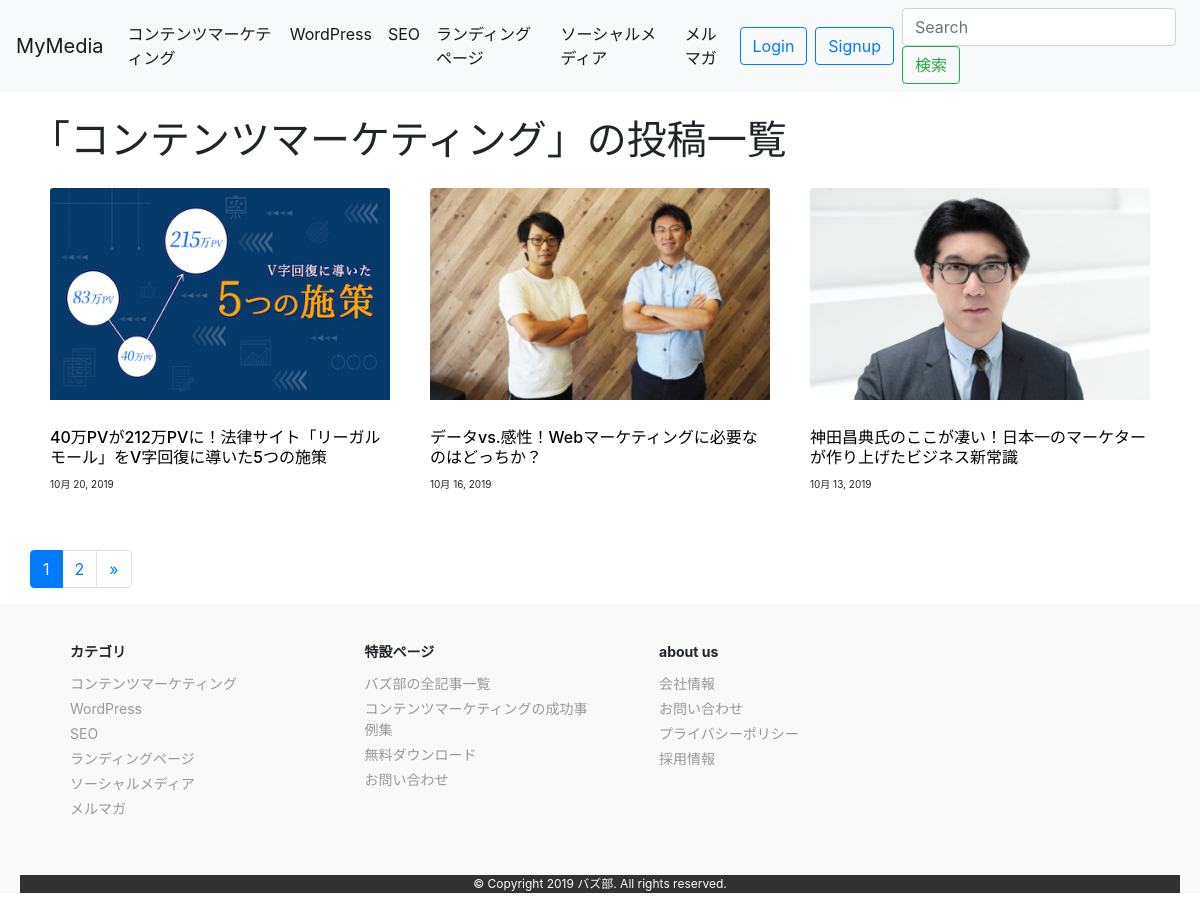
The app's page /blog/category/con-marketing/ with its own data.
### blog/models.py (models this page shows, shortened)
class Category(models.Model):
    name = models.CharField(max_length=255)
    slug = models.SlugField(unique=True)
    timestamp = models.DateTimeField(auto_now_add=True)

class Post(models.Model):
    category = models.ForeignKey(Category, on_delete=models.PROTECT)
    tags = models.ManyToManyField(Tag, blank=True)
    title = models.CharField(max_length=255)
    content = models.TextField()
    description = models.TextField(blank=True)
    created_at = models.DateTimeField(auto_now_add=True)
    updated_at = models.DateTimeField(auto_now=True)
    published_at = models.DateTimeField(blank=True, null=True)
    is_public = models.BooleanField(default=False)
    image = models.ImageField(
        upload_to='post_images/', null=True, blank=True)
    class Meta:
        ordering = ['-created_at']

### blog/views.py (the view)
class CategoryPostView(ListView):
    model = Post
    template_name = 'blog/category_post.html'
    paginate_by = 9
    def get_queryset(self):
        category_slug = self.kwargs['category_slug']
        self.category = get_object_or_404(Category, slug=category_slug)
        qs = super().get_queryset().filter(category=self.category)
        return qs
    def get_context_data(self, **kwargs):
        context = super().get_context_data(**kwargs)
        context['category'] = self.category
        return context

### dbsite2/context_processors.py (called while the page is built)
def common(request):
    context = {
        'categories': Category.objects.annotate(
            num_posts=Count('post', filter=Q(post__is_public=True))),
        'tags': Tag.objects.annotate(
            num_posts=Count('post', filter=Q(post__is_public=True))),
    }
    return context

### blog/templates/blog/category_post.html (shortened to what this page needs)
{% extends "base.html" %}
{% block content %}
<div class="container">
  <div class="row">
      <h1 class="mb-4">「{{ category.name }}」の投稿一覧</h1>
      {% include "blog/snippets/main_post_list.html" %}
      {% include "blog/snippets/pagination.html" %}
  </div>
</div>
{% endblock %}

### templates/base/navbar.html (shortened to what this page needs)
<nav class="navbar navbar-expand-lg navbar-light bg-light mb-4">
  <a class="navbar-brand" href="/blog/">MyMedia</a>
  <div class="collapse navbar-collapse" id="navbarSupportedContent">
    <ul class="navbar-nav mr-auto">
      {% for category in categories|dictsort:"id" %}
      <li class="nav-item active">
        <a href="{% url 'blog:category_post' category.slug %}" class="nav-link">{{ category.name }}</a>
      </li>
      {% endfor %}
    </ul>
    {% include "blog/snippets/user_auth.html" %}
    {% include "blog/snippets/search_form.html" %}
  </div>
</nav>

### blog/templates/blog/snippets/main_post_list.html (shortened to what this page needs)
<div class="post-loop-wrap">
{% for post in object_list %}
{% if user.is_authenticated or post.is_public %}
<article class="entry">
  {% if post.image %}
  <figure>
   <a href="{% url 'blog:post_detail' post.id %}">
     <img class="card-img-top" src="{{ post.image.url }}" alt="{{ post.title }}">
   </a>
  </figure>
  {% endif %}
  <header class="post-header">
      <h2 class="post-title">
        <a href="{% url 'blog:post_detail' post.id %}">
          {{ post.title }}
        </a>
      </h2>
  </header>
  <section>
    <p class="pub-date">{{ post.published_at|date }}</p>
  </section>
</article>
{% endif %}
{% empty %}
<p>まだ投稿はありません。</p>
{% endfor %}
</div>

### blog/static/blog/css/blog.css (style rules this page uses)
img { max-width: 100%; height: auto; }
.post-loop-wrap { width: 100%; max-width: 1200px; margin: 0 auto; font-size: 0; }
.entry { width: 33.33%; display: inline-block; vertical-align: top; font-size: 16px; padding: 0 20px 42px; margin: 0; }
.post-loop-wrap .post-header { padding: 12px 0 10px; }
.post-loop-wrap .post-title { font-size: 16px; margin: 0; }
.post-title a { color: #000; }
.pub-date { font-size: 10px; }

### records on screen
Category: name "コンテンツマーケティング"
Category: name "WordPress"
Category: name "SEO"
Category: name "ランディングページ"
Category: name "ソーシャルメディア"
Category: name "メルマガ"
Post: image (picture), title "40万PVが212万PVに！法律サイト「リーガルモール」をV字回復に導いた5つの施策", published_at "10月 20, 2019"
Post: image (picture), title "データvs.感性！Webマーケティングに必要なのはどっちか？", published_at "10月 16, 2019"
Post: image (picture), title "神田昌典氏のここが凄い！日本一のマーケターが作り上げたビジネス新常識", published_at "10月 13, 2019"

### other values on screen
{{ num }} "1"
{{ num }} "2"
